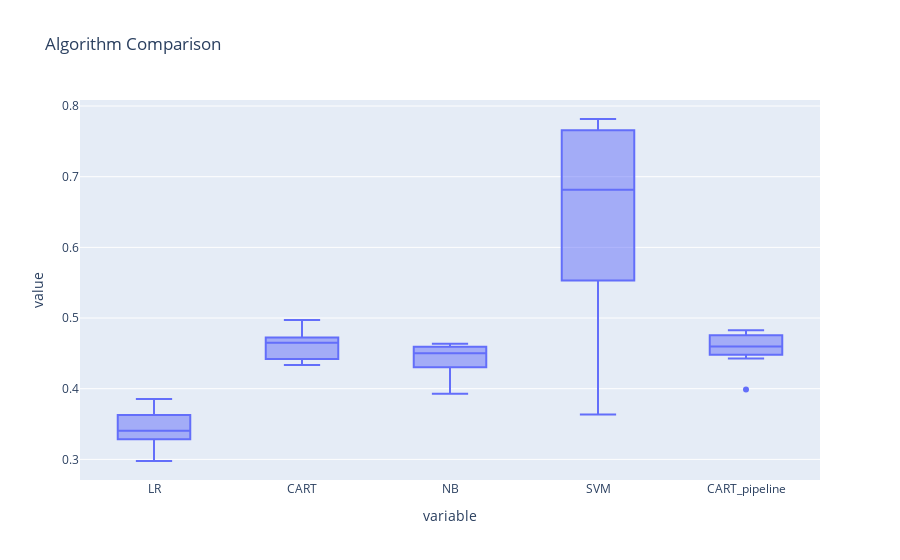

Notebook code for this chart:
### Code cell
result_df = pd.DataFrame(results, index=names).T
px.box(result_df,title = 'Algorithm Comparison')

### Figure 1 — Plotly figure (JSON) as saved in the notebook; plotly's stock layout.template omitted (floating-point values rounded to 4 significant figures)
{"data": [{"alignmentgroup": "True", "hovertemplate": "variable=%{x}<br>value=%{y}<extra></extra>", "legendgroup": "", "marker": {"color": "#636efa"}, "name": "", "notched": false, "offsetgroup": "", "orientation": "v", "showlegend": false, "type": "box", "x": ["LR", "LR", "LR", "LR", "LR", "LR", "LR", "LR", "LR", "LR", "CART", "CART", "CART", "CART", "CART", "CART", "CART", "CART", "CART", "CART", "NB", "NB", "NB", "NB", "NB", "NB", "NB", "NB", "NB", "NB", "SVM", "SVM", "SVM", "SVM", "SVM", "SVM", "SVM", "SVM", "SVM", "SVM", "CART_pipeline", "CART_pipeline", "CART_pipeline", "CART_pipeline", "CART_pipeline", "CART_pipeline", "CART_pipeline", "CART_pipeline", "CART_pipeline", "CART_pipeline"], "x0": " ", "xaxis": "x", "y": [0.3345, 0.3853, 0.3284, 0.2977, 0.3628, 0.3463, 0.3333, 0.3605, 0.3734, 0.3205, 0.4683, 0.4618, 0.437, 0.4335, 0.47, 0.4725, 0.4919, 0.4971, 0.4557, 0.4421, 0.4613, 0.4559, 0.393, 0.4595, 0.4637, 0.4304, 0.4337, 0.4448, 0.4589, 0.4273, 0.7148, 0.5529, 0.6481, 0.7659, 0.6278, 0.7346, 0.7702, 0.3634, 0.7816, 0.4214, 0.4577, 0.4529, 0.4428, 0.3988, 0.4795, 0.4757, 0.4757, 0.4826, 0.462, 0.4481], "y0": " ", "yaxis": "y"}], "layout": {"boxmode": "group", "legend": {"tracegroupgap": 0}, "title": {"text": "Algorithm Comparison"}, "xaxis": {"anchor": "y", "domain": [0, 1], "title": {"text": "variable"}}, "yaxis": {"anchor": "x", "domain": [0, 1], "title": {"text": "value"}}}}
